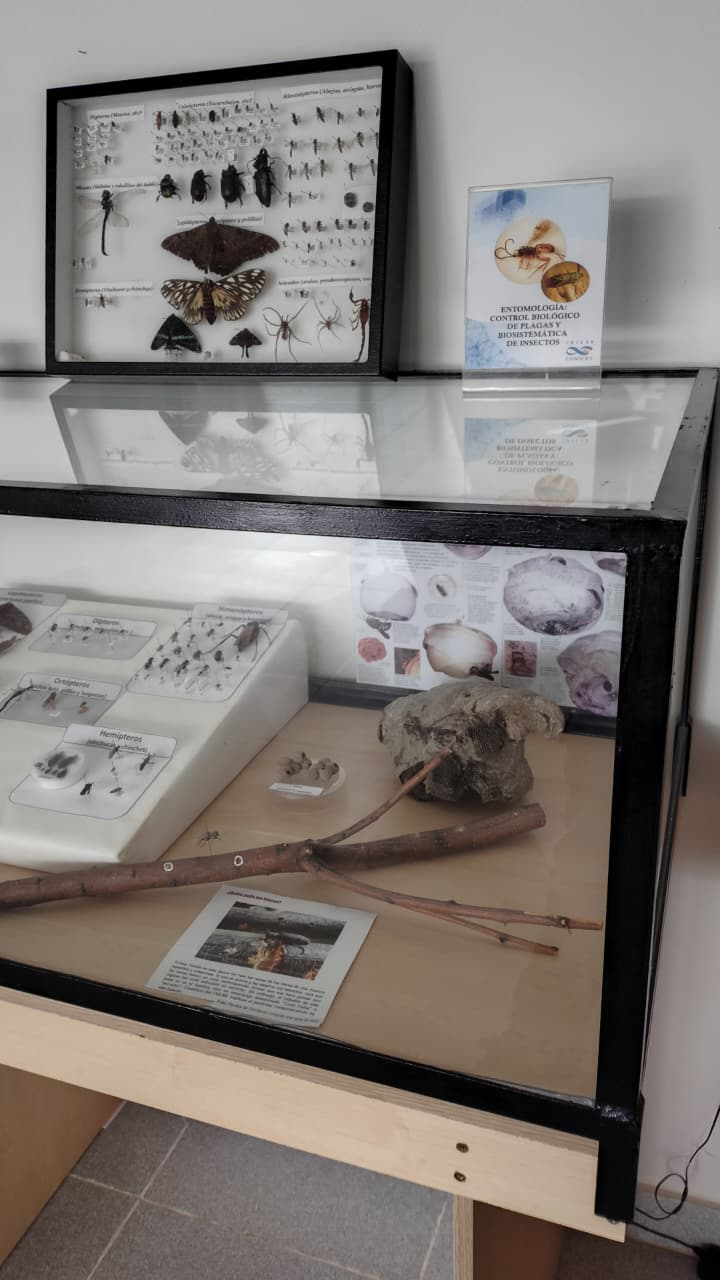
#> input picture referencias/pruebas/foto4.jpeg, 720 x 1280 px, given in place of vitrina_base.jpg, which was not available
$ python armar_banco.py   (older library calls are emulated)
#> lines starting #> are read from the running program, lines starting #| are printed output that depends on the picture; pictures that were not available may be replaced by others from this repository, and a replacement may not be noted
### tools/verificar_base.py
"""Comprobación de la alineación de la base (plano B) por parecido de bordes.

Misma idea que src/verificacion.js: se lleva el cuadro al espacio de la foto base con la homografía y se
compara el borde dentro de las tarjetas (áreas 02 a 07). Sirve para descartar registros equivocados
al armar el banco y para medir.
"""
import os

import cv2
import numpy as np

import nucleo as n

ESCALA = 0.25
ANCHO, ALTO = 400, 300
_base = cv2.imread(os.path.join(n.REF, "vitrina_base.jpg"), cv2.IMREAD_GRAYSCALE)
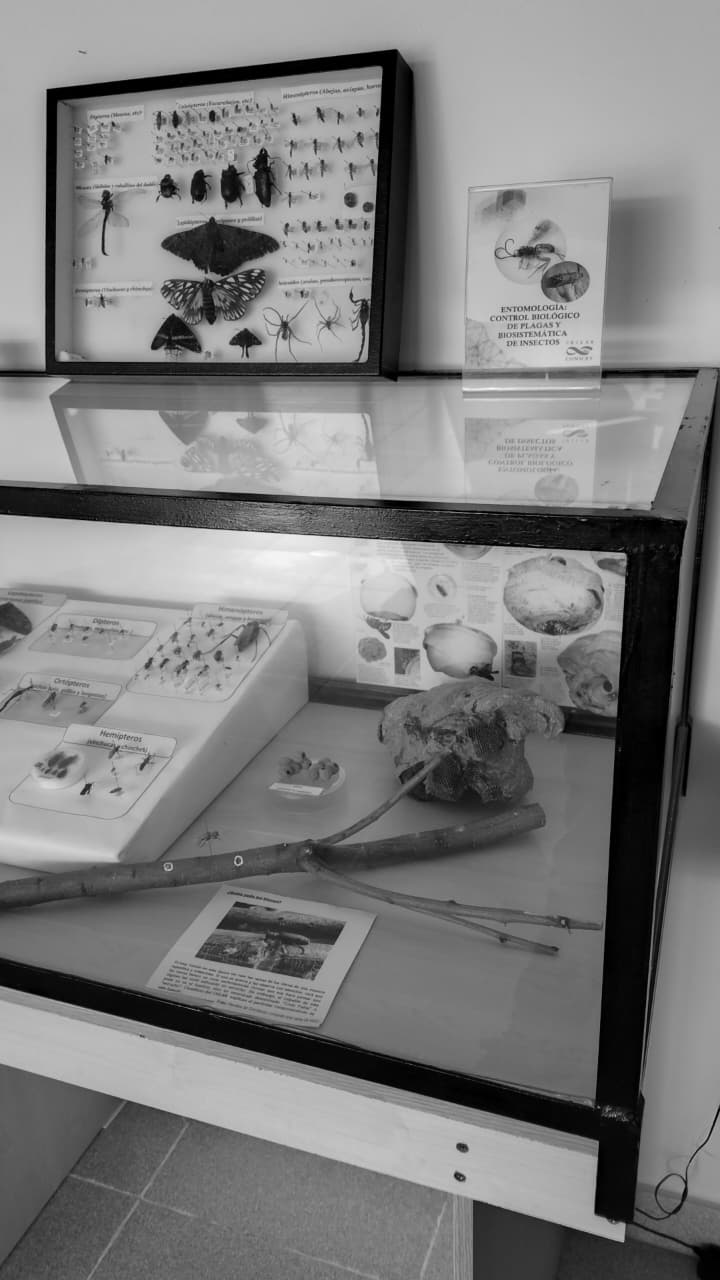
#> _base: shape (1280, 720); min 0, max 253, mean 124.6


def _bordes(g):
    g = cv2.GaussianBlur(g, (0, 0), 1.2).astype(np.float32)
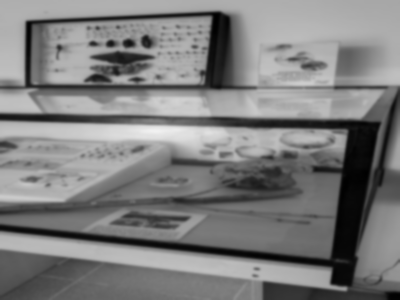
#> g: shape (300, 400) float32; min 0, max 241, mean 124.6
    gx = cv2.Sobel(g, cv2.CV_32F, 1, 0)
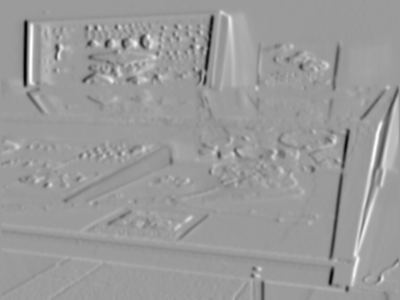
#> gx: shape (300, 400) float32; min -372, max 240, mean -0.1; drawn with min black and max white
    gy = cv2.Sobel(g, cv2.CV_32F, 0, 1)
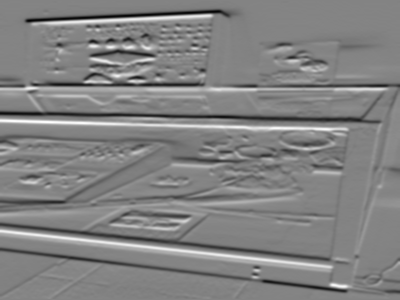
#> gy: shape (300, 400) float32; min -381, max 360, mean -2.4; drawn with min black and max white
    return cv2.GaussianBlur(np.sqrt(gx * gx + gy * gy), (0, 0), 1.0)
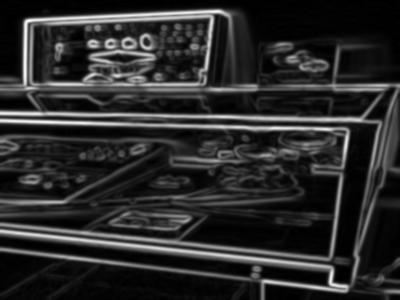
#> returned value: shape (300, 400) float32; min 0, max 309.5, mean 53; drawn with min black and max white


_Eb = _bordes(cv2.resize(_base, (ANCHO, ALTO), interpolation=cv2.INTER_AREA))
_mascara = np.zeros((ALTO, ANCHO), np.uint8)
for _a in n.cargar_areas():
    if _a["id"][:2] in ("02", "03", "04", "05", "06", "07"):
        cv2.fillConvexPoly(_mascara, np.int32(_a["quad"] * ESCALA), 255)
_mascara = _mascara > 0


# [15 lines left out: function puntaje, not called in this run]

### tools/nucleo.py
"""Núcleo del prototipo de reconocimiento (Fase 1).

Reconoce la vitrina en una imagen comparando puntos característicos contra un
banco de referencias y proyecta los recuadros de `referencias/areas.json`.

Dos planos, cada uno con su homografía:
  - plano A: la caja que cuelga de la pared (área 01)
  - plano B: la base de la vitrina (áreas 02 a 11)
"""
import json
import os

import cv2
import numpy as np

RAIZ = os.path.abspath(os.path.join(os.path.dirname(__file__), ".."))
REF = os.path.join(RAIZ, "referencias")

ANCHO_TRABAJO = 480        # ancho al que se reducen los cuadros antes de detectar
ANCHO_REF = 960            # ancho de la referencia al calcular sus puntos
MIN_INLIERS = 15           # criterio del plan para dar un plano por reconocido
UMBRAL_RANSAC = 4.0        # px, en la escala de trabajo
MAX_PUNTOS = None          # si se fija, se conservan sólo los de mayor respuesta (referencia y cuadro)
MAX_PUNTOS_CUADRO = None   # tope propio para el cuadro; si es None se usa MAX_PUNTOS

# Polígonos de cada plano sobre vitrina_base.jpg (px de la foto de 1600x1200)
POLI_A = np.float32([[352, 25], [1040, 25], [1040, 502], [352, 502]])
# B: la plataforma blanca con las tarjetas (más alta que la mesa de madera: no son el mismo plano)
POLI_B = np.float32([[270, 645], [800, 645], [805, 1160], [195, 1160]])
# C: la mesa de madera con el nido, los nidos de barro, la rama y la hoja. Se registra contra una
# foto de referencia propia (foto7, de arriba) y sus coordenadas son las de esa foto, no las de la base.
REF_MESA = "pruebas/foto7.jpeg"
POLI_C = np.float32([[10, 705], [550, 705], [550, 1185], [10, 1185]])
POLIS = {"A": POLI_A, "B": POLI_B, "C": POLI_C}
PLANOS = ("A", "B", "C")


def cargar_areas(poligonos=True, exterior=False):
    """Áreas de areas.json; con poligonos=True cada una trae 'quad' (cuadrilátero trazado a mano
    de areas_poligonos.json, o el rectángulo si no hay). exterior=True usa el borde externo de la caja."""
#> (the run stopped early here; a loop or call above may not have finished)
